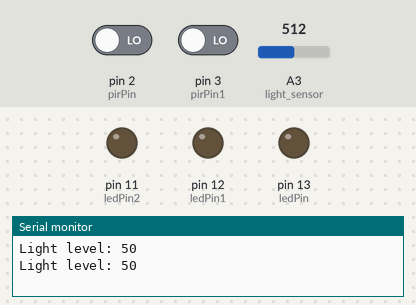
A sketch run on a simulated Arduino Uno, built with avr-gcc and run on an emulated ATmega328P. Parts: output pins drawn as LEDs (lit = HIGH), the last lines printed to the serial monitor. The inputs (shaded band) are chosen by the test bench; at power-on: pin 2 (pirPin) LOW, pin 3 (pirPin1) LOW, A3 (light_sensor) = 512.

Above: at 1.8 s.
1.9 s: pin 2 (pirPin) driven HIGH
At 2.4 s:
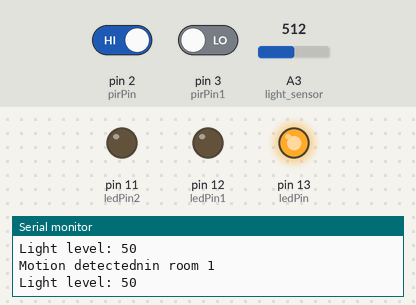
5.5 s: pin 3 (pirPin1) driven HIGH
At 6.8 s:
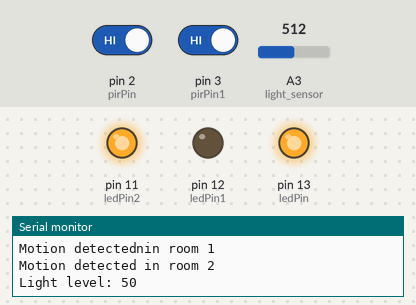
9.6 s: pin 2 (pirPin) driven LOW
At 10.8 s:
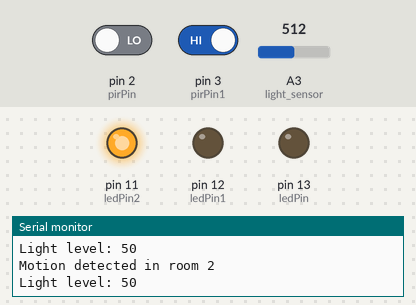
13.7 s: A3 (light_sensor) set to 22
17.2 s: A3 (light_sensor) set to 19
At 18.8 s:
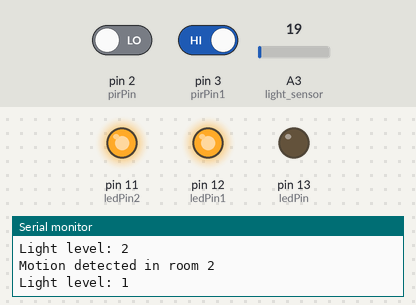
21.3 s: pin 3 (pirPin1) driven LOW
At 22.6 s:
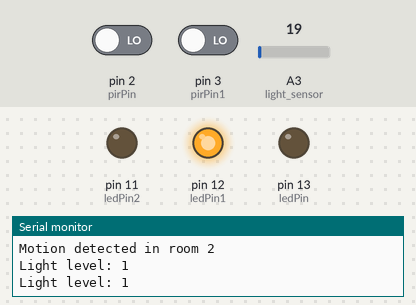
Timing chart, 0 to 24.3 s (numbered marks = the images above; inputs shaded):
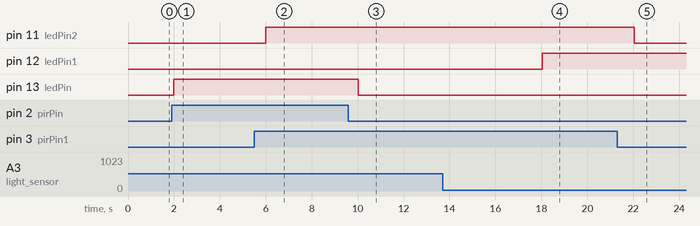

Measured:
- the behaviour switches between 21 and 20 on A3 (light_sensor) (found by bisection; images 3 and 4)
- after the input at 1.9 s, pin 13 (ledPin): LOW → HIGH after 0.10 s
- after the input at 5.5 s, pin 11 (ledPin2): LOW → HIGH after 0.50 s
- after the input at 9.6 s, pin 13 (ledPin): HIGH → LOW after 0.43 s
- after the input at 17.2 s, pin 12 (ledPin1): LOW → HIGH after 0.83 s
- after the input at 21.3 s, pin 11 (ledPin2): HIGH → LOW after 0.74 s

The sketch:

Arduino.ino
```cpp
int ledPin = 13; // LED
int ledPin1 = 12;
int ledPin2 = 11;
int pirPin = 2;  // PIR Out pin
int pirPin1 = 3; // PIR Out pin
int pirStat = 0;
int pirStat1 = 0; // PIR status
int light_sensor = A3;

void setup()
{
    pinMode(ledPin, OUTPUT);
    pinMode(ledPin1, OUTPUT);
    pinMode(ledPin2, OUTPUT);
    pinMode(pirPin, INPUT);

    Serial.begin(9600);
}

void loop()
{
    pirStat = digitalRead(pirPin);
    pirStat1 = digitalRead(pirPin1);
    int raw_light = analogRead(light_sensor); // read the raw value from light_sensor pin (A3)
    int light = map(raw_light, 0, 1023, 0, 100); // map the value from 0, 1023 to 0, 100
    if (pirStat == HIGH) {            // if motion detected
      digitalWrite(ledPin, HIGH);  // turn LED ON
      Serial.println("Motion detectednin room 1");
    }
    else {
      digitalWrite(ledPin, LOW); // turn LED OFF if we have no motion
    }
     if (pirStat1 == HIGH) {            // if motion detected
      digitalWrite(ledPin2, HIGH);  // turn LED ON
      Serial.println("Motion detected in room 2");
    }
    else {
      digitalWrite(ledPin2, LOW); // turn LED OFF if we have no motion
    }
    if (light < 2){
      digitalWrite(ledPin1, HIGH);
    }
    else{
        digitalWrite(ledPin1, LOW);
    }
     Serial.print("Light level: ");
     Serial.println(light); // print the light value in Serial Monitor
     delay(1000); // add a delay to only read and print every 1 second

     digitalWrite(ledPin, HIGH);
     digitalWrite(ledPin1, HIGH);
     digitalWrite(ledPin2, HIGH);
}
```
